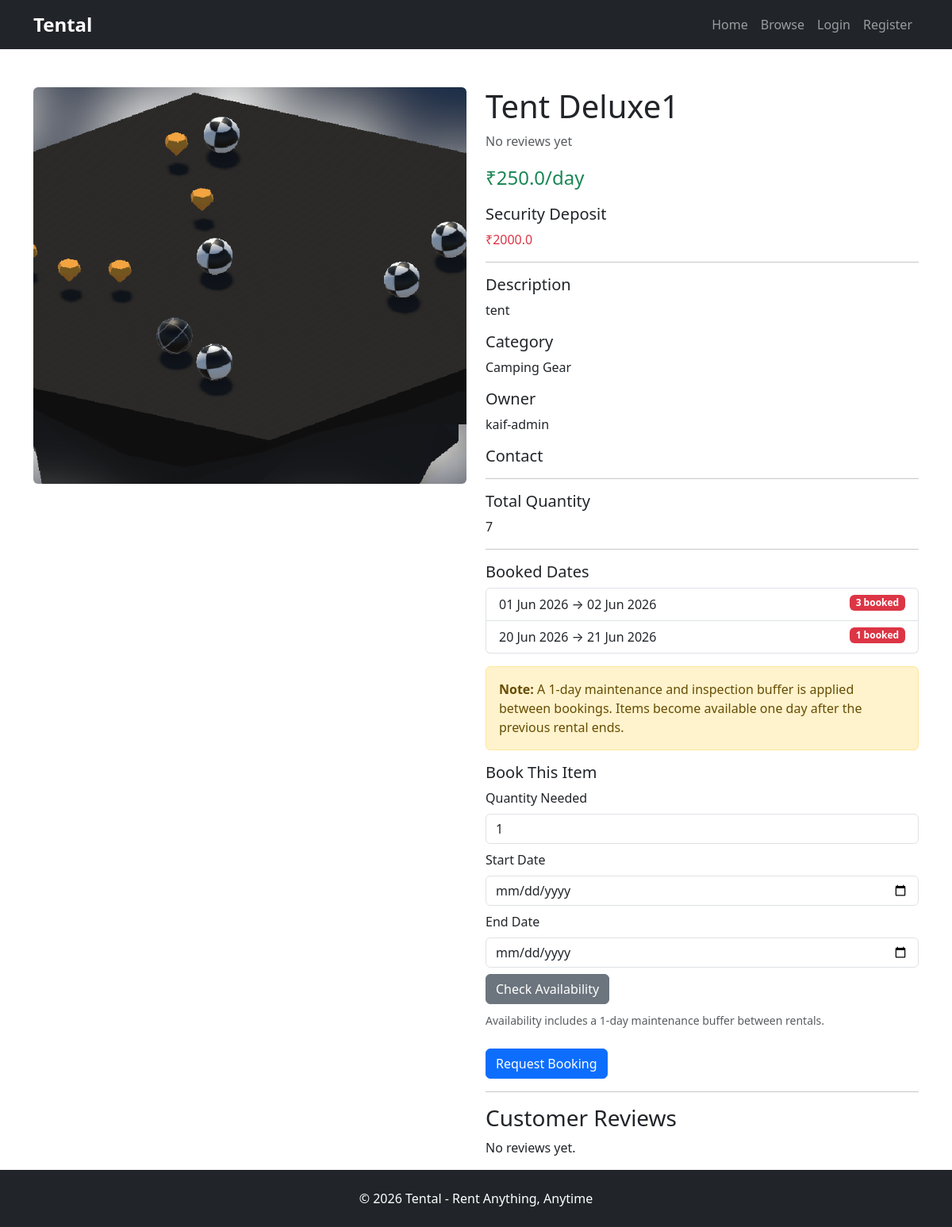
The app's page /listing/1, older data.
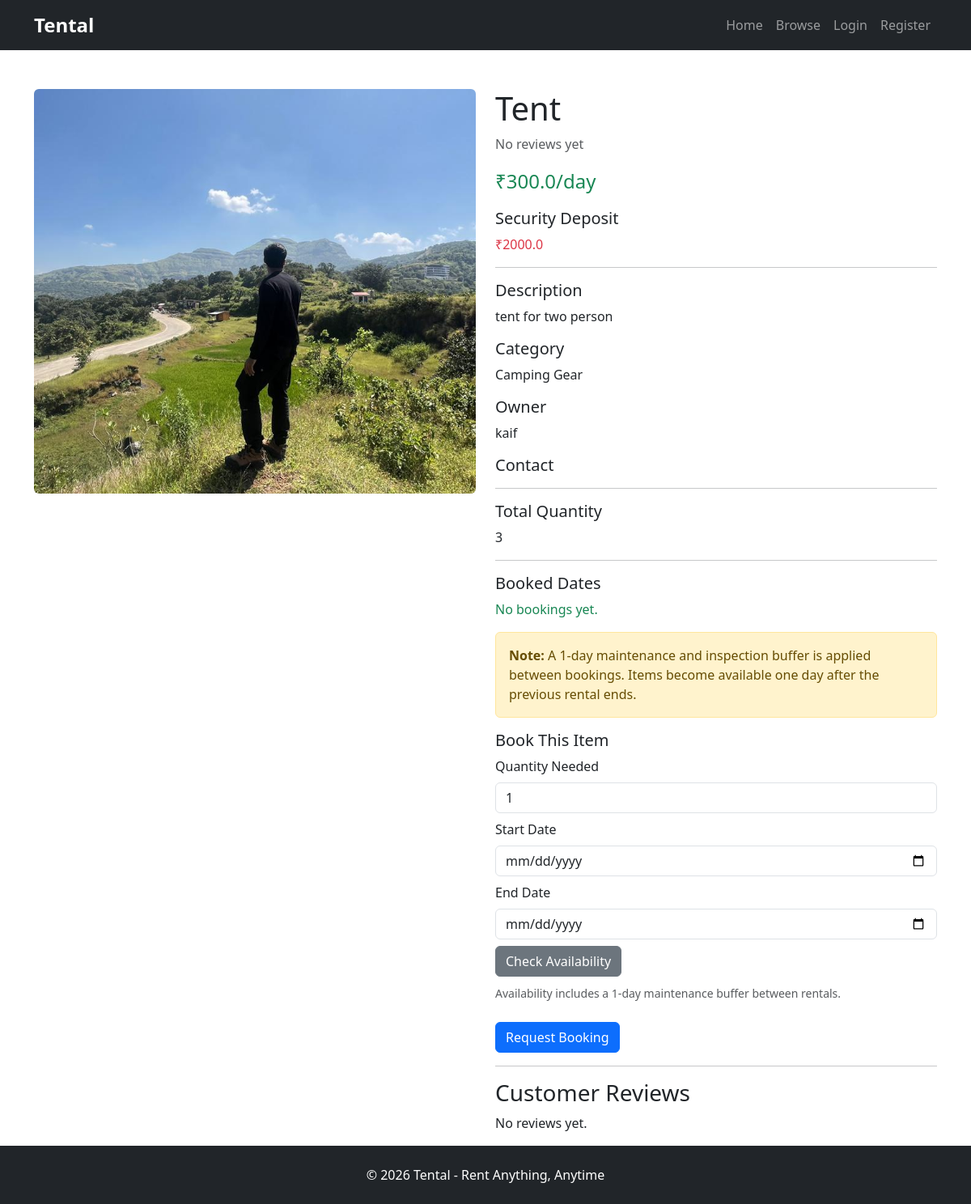
The same page, newer data.
### models/rental_item.py (models this page shows)
class RentalItem(db.Model):
    id = db.Column(db.Integer, primary_key=True)
    title = db.Column(db.String(100), nullable=False)
    description = db.Column(db.Text, nullable=False)
    price_per_day = db.Column(db.Float, nullable=False)
    category = db.Column(db.String(100), nullable=False)
    user_id = db.Column(
        db.Integer,
        db.ForeignKey("user.id"),
        nullable=False
    )
    status = db.Column(
        db.String(20),
        default="pending"
    )
    image = db.Column(
        db.String(255)
    )
    bookings = db.relationship(
        "Booking",
        backref="rental_item",
        lazy=True
    )
    quantity = db.Column(
        db.Integer,
        nullable=False,
        default=1
    )
    security_deposit = db.Column(
        db.Float,
        nullable=False,
        default=0
    )
    reviews = db.relationship(
        "Review",
        backref="rental_item",
        lazy=True,
        cascade="all, delete-orphan"
    )

### models/user.py (models this page shows)
class User(UserMixin, db.Model):
    id = db.Column(db.Integer, primary_key=True)
    name = db.Column(
        db.String(100),
        nullable=False
    )
    email = db.Column(
        db.String(120),
        unique=True,
        nullable=False
    )
    password = db.Column(
        db.String(255),
        nullable=False
    )
    rentals = db.relationship(
        "RentalItem",
        backref="owner",
        lazy=True
    )
    is_admin = db.Column(
        db.Boolean,
        default=True
    )
    is_active_user = db.Column(
        db.Boolean,
        default=True
    )
    bookings = db.relationship(
        "Booking",
        backref="user",
        lazy=True
    )
    reviews = db.relationship(
        "Review",
        backref="user",
        lazy=True
    )

### models/booking.py (models this page shows)
class Booking(db.Model):
    id = db.Column(
        db.Integer,
        primary_key=True
    )
    user_id = db.Column(
        db.Integer,
        db.ForeignKey("user.id"),
        nullable=False
    )
    rental_item_id = db.Column(
        db.Integer,
        db.ForeignKey("rental_item.id"),
        nullable=False
    )
    status = db.Column(
        db.String(20),
        default="pending"
    )
    start_date = db.Column(
        db.Date,
        nullable=False
    )
    end_date = db.Column(
        db.Date,
        nullable=False
    )
    total_price = db.Column(
        db.Float,
        nullable=False
    )
    created_at = db.Column(
        db.DateTime,
        default=datetime.utcnow
    )
    quantity_booked = db.Column(
        db.Integer,
        nullable=False,
        default=1
    )
    security_deposit = db.Column(
        db.Float,
        nullable=False,
        default=0
    )
    review = db.relationship(
        "Review",
        backref="booking",
        uselist=False
    )

### routes/main.py (the view, shortened to what this page needs)
@main.route("/listing/<int:id>")
def listing_detail(id):
    rental = RentalItem.query.get_or_404(id)
    booked_dates = [
        booking
        for booking in rental.bookings
        if booking.status in [
            "approved",
            "active"
        ]
    ]
    reviews = Review.query.filter_by(
        rental_item_id=rental.id
    ).order_by(
        Review.created_at.desc()
    ).all()
    review_count = len(reviews)
    average_rating = 0
    return render_template(
        "listing_detail.html",
        rental=rental,
        booked_dates=booked_dates,
        reviews=reviews,
        average_rating=average_rating,
        review_count=review_count
    )

### templates/listing_detail.html (shortened to what this page needs)
{% extends "base.html" %} {% block content %}
<div class="container mt-5">
  <div class="row">
    <div class="col-md-6">
      {% if rental.image %}
      <img
        src="{{ url_for('static', filename='uploads/' + rental.image) }}"
        class="img-fluid rounded"
        style="height: 500px; width: 100%; object-fit: cover"
      />
      {% endif %}
    </div>
    <div class="col-md-6">
      <h1>{{ rental.title }}</h1>
      {% if review_count > 0 %}
      <div class="mb-2">
        <span class="text-warning fs-4"> ⭐ </span>
        <strong> {{ average_rating }} </strong>
        <span class="text-muted"> ({{ review_count }} Reviews) </span>
      </div>
      {% else %}
      <p class="text-muted">No reviews yet</p>
      {% endif %}
      <p class="fs-4 text-success">₹{{ rental.price_per_day }}/day</p>
      <h5>Security Deposit</h5>
      <p class="text-danger">₹{{ rental.security_deposit }}</p>
      <hr />
      <h5>Description</h5>
      <p>{{ rental.description }}</p>
      <h5>Category</h5>
      <p>{{ rental.category }}</p>
      <h5>Owner</h5>
      <p>{{ rental.owner.name }}</p>
      <h5>Contact</h5>
      <hr />
      <h5>Total Quantity</h5>
      <p>{{ rental.quantity }}</p>
      <hr />
      <h5>Booked Dates</h5>
      {% if booked_dates %}
      <ul class="list-group mb-3">
        {% for booking in booked_dates %}
        <li class="list-group-item">
          {{ booking.start_date.strftime('%d %b %Y') }} → {{
          booking.end_date.strftime('%d %b %Y') }}
          <span class="badge bg-danger float-end">
            {{ booking.quantity_booked }} booked
          </span>
        </li>
        {% endfor %}
      </ul>
      {% else %}
      <p class="text-success">No bookings yet.</p>
      {% endif %}
      <div class="alert alert-warning">
        <strong>Note:</strong>
        A 1-day maintenance and inspection buffer is applied between bookings.
        Items become available one day after the previous rental ends.
      </div>
      <h5>Book This Item</h5>
      <form
        method="POST"
        action="{{ url_for('main.request_booking', id=rental.id) }}"
      >
        <label class="form-label"> Quantity Needed </label>
        <input
          type="number"
          name="quantity_booked"
          class="form-control mb-2"
          min="1"
          max="{{ rental.quantity }}"
          value="1"
          required
        />
        <label class="form-label"> Start Date </label>
        <input
          type="date"
          name="start_date"
          class="form-control mb-2"
          min="{{ today }}"
          required
        />
        <label class="form-label"> End Date </label>
        <input
          type="date"
          name="end_date"
          class="form-control mb-2"
          min="{{ today }}"
          required
        />
        <button
          type="button"
          class="btn btn-secondary mb-2"
          onclick="checkAvailability()"
        >
          Check Availability
        </button>
        <small class="text-muted">
          Availability includes a 1-day maintenance buffer between rentals.
        </small>
        <br /><br />
        <button type="submit" class="btn btn-primary">Request Booking</button>
      </form>
      <hr />
      <h3>Customer Reviews</h3>
      {% if reviews %} {% for review in reviews %}
      <div class="card mb-3 shadow-sm">
        <div class="card-body">
          <h5 class="mb-1">{{ review.user.name }}</h5>
          <div class="text-warning fs-5 mb-2">
            {% for i in range(review.rating) %} ⭐ {% endfor %} {% for i in
            range(5 - review.rating) %} ☆ {% endfor %}
          </div>
          <p class="mt-2 mb-1">{{ review.comment }}</p>
          <small class="text-muted">
            {{ review.created_at.strftime('%d-%m-%Y') }}
          </small>
        </div>
      </div>
      {% endfor %} {% else %}
      <p>No reviews yet.</p>
      {% endif %}
    </div>
  </div>
</div>
{% endblock %}

Row changes from the older to the newer data that the page shows:
no longer on this page (row edited): User: owner.name "kaif-admin"
no longer on this page (row edited): Booking: start_date "01 Jun 2026", end_date "02 Jun 2026", quantity_booked "3"
no longer on this page (row edited): Booking: start_date "20 Jun 2026", end_date "21 Jun 2026", quantity_booked "1"
changed RentalItem "Camping Gear": image: a different picture; title "Tent Deluxe1" → "Tent"; price_per_day "250.0" → "300.0"; description "tent" → "tent for two person"; quantity "7" → "3"
now on this page (row edited): User: owner.name "kaif"
Text that changed along with them:
text now shown: "No bookings yet."
